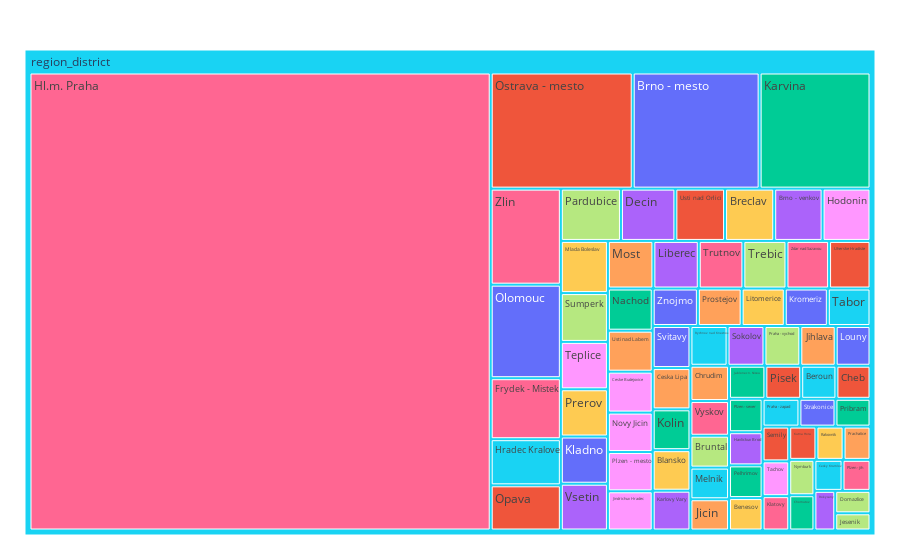

Write notebook code for a chart like this one.
### Code cell
df = px.data.gapminder().query("year == 2007")
fig = px.treemap(base_table, path=[px.Constant("region_district"), 'district_name_district'], values='inhabitants_district',
                  color='district_name_district',
                  color_continuous_scale='RdBu',
                  color_continuous_midpoint=np.average(base_table['inhabitants_district'], weights=base_table['inhabitants_district']))
fig.update_layout(margin = dict(t=50, l=25, r=25, b=25))
fig.show()

### Figure 1 — Plotly figure (JSON) as saved in the notebook; plotly's stock layout.template omitted (floating-point values rounded to 4 significant figures)
{"data": [{"branchvalues": "total", "customdata": [["Znojmo"], ["Opava"], ["Pelhrimov"], ["Rokycany"], ["Prostejov"], ["Praha - zapad"], ["Klatovy"], ["Praha - vychod"], ["Jindrichuv Hradec"], ["Prerov"], ["Svitavy"], ["Pisek"], ["Plzen - sever"], ["Vsetin"], ["Most"], ["Tabor"], ["Hl.m. Praha"], ["Pardubice"], ["Plzen - mesto"], ["Blansko"], ["Louny"], ["Kutna Hora"], ["Pribram"], ["Karlovy Vary"], ["Jicin"], ["Beroun"], ["Zlin"], ["Sumperk"], ["Hodonin"], ["Breclav"], ["Brno - mesto"], ["Usti nad Orlici"], ["Chomutov"], ["Havlickuv Brod"], ["Prachatice"], ["Hradec Kralove"], ["Frydek - Mistek"], ["Jesenik"], ["Novy Jicin"], ["Litomerice"], ["Kromeriz"], ["Uherske Hradiste"], ["Karvina"], ["Brno - venkov"], ["Jihlava"], ["Melnik"], ["Trutnov"], ["Nymburk"], ["Ceske Budejovice"], ["Benesov"], ["Strakonice"], ["Semily"], ["Nachod"], ["Decin"], ["Chrudim"], ["Rychnov nad Kneznou"], ["Zdar nad Sazavou"], ["Domazlice"], ["Tachov"], ["Mlada Boleslav"], ["Kladno"], ["Cheb"], ["Kolin"], ["Sokolov"], ["Ceska Lipa"], ["Cesky Krumlov"], ["Plzen - jih"], ["Trebic"], ["Teplice"], ["Rakovnik"], ["Olomouc"], ["Ostrava - mesto"], ["Jablonec n. Nisou"], ["Liberec"], ["Usti nad Labem"], ["(?)"], ["Vyskov"], ["Bruntal"]], "domain": {"x": [0, 1], "y": [0, 1]}, "hovertemplate": "labels=%{label}<br>inhabitants_district=%{value}<br>parent=%{parent}<br>id=%{id}<br>district_name_district=%{customdata[0]}<extra></extra>", "ids": ["region_district/Znojmo", "region_district/Opava", "region_district/Pelhrimov", "region_district/Rokycany", "region_district/Prostejov", "region_district/Praha - zapad", "region_district/Klatovy", "region_district/Praha - vychod", "region_district/Jindrichuv Hradec", "region_district/Prerov", "region_district/Svitavy", "region_district/Pisek", "region_district/Plzen - sever", "region_district/Vsetin", "region_district/Most", "region_district/Tabor", "region_district/Hl.m. Praha", "region_district/Pardubice", "region_district/Plzen - mesto", "region_district/Blansko", "region_district/Louny", "region_district/Kutna Hora", "region_district/Pribram", "region_district/Karlovy Vary", "region_district/Jicin", "region_district/Beroun", "region_district/Zlin", "region_district/Sumperk", "region_district/Hodonin", "region_district/Breclav", "region_district/Brno - mesto", "region_district/Usti nad Orlici", "region_district/Chomutov", "region_district/Havlickuv Brod", "region_district/Prachatice", "region_district/Hradec Kralove", "region_district/Frydek - Mistek", "region_district/Jesenik", "region_district/Novy Jicin", "region_district/Litomerice", "region_district/Kromeriz", "region_district/Uherske Hradiste", "region_district/Karvina", "region_district/Brno - venkov", "region_district/Jihlava", "region_district/Melnik", "region_district/Trutnov", "region_district/Nymburk", "region_district/Ceske Budejovice", "region_district/Benesov", "region_district/Strakonice", "region_district/Semily", "region_district/Nachod", "region_district/Decin", "region_district/Chrudim", "region_district/Rychnov nad Kneznou", "region_district/Zdar nad Sazavou", "region_district/Domazlice", "region_district/Tachov", "region_district/Mlada Boleslav", "region_district/Kladno", "region_district/Cheb", "region_district/Kolin", "region_district/Sokolov", "region_district/Ceska Lipa", "region_district/Cesky Krumlov", "region_district/Plzen - jih", "region_district/Trebic", "region_district/Teplice", "region_district/Rakovnik", "region_district/Olomouc", "region_district/Ostrava - mesto", "region_district/Jablonec n. Nisou", "region_district/Liberec", "region_district/Usti nad Labem", "region_district", "region_district/Vyskov", "region_district/Bruntal"], "labels": ["Znojmo", "Opava", "Pelhrimov", "Rokycany", "Prostejov", "Praha - zapad", "Klatovy", "Praha - vychod", "Jindrichuv Hradec", "Prerov", "Svitavy", "Pisek", "Plzen - sever", "Vsetin", "Most", "Tabor", "Hl.m. Praha", "Pardubice", "Plzen - mesto", "Blansko", "Louny", "Kutna Hora", "Pribram", "Karlovy Vary", "Jicin", "Beroun", "Zlin", "Sumperk", "Hodonin", "Breclav", "Brno - mesto", "Usti nad Orlici", "Chomutov", "Havlickuv Brod", "Prachatice", "Hradec Kralove", "Frydek - Mistek", "Jesenik", "Novy Jicin", "Litomerice", "Kromeriz", "Uherske Hradiste", "Karvina", "Brno - venkov", "Jihlava", "Melnik", "Trutnov", "Nymburk", "Ceske Budejovice", "Benesov", "Strakonice", "Semily", "Nachod", "Decin", "Chrudim", "Rychnov nad Kneznou", "Zdar nad Sazavou", "Domazlice", "Tachov", "Mlada Boleslav", "Kladno", "Cheb", "Kolin", "Sokolov", "Ceska Lipa", "Cesky Krumlov", "Plzen - jih", "Trebic", "Teplice", "Rakovnik", "Olomouc", "Ostrava - mesto", "Jablonec n. Nisou", "Liberec", "Usti nad Labem", "region_district", "Vyskov", "Bruntal"], "marker": {"colors": ["#636efa", "#EF553B", "#00cc96", "#ab63fa", "#FFA15A", "#19d3f3", "#FF6692", "#B6E880", "#FF97FF", "#FECB52", "#636efa", "#EF553B", "#00cc96", "#ab63fa", "#FFA15A", "#19d3f3", "#FF6692", "#B6E880", "#FF97FF", "#FECB52", "#636efa", "#EF553B", "#00cc96", "#ab63fa", "#FFA15A", "#19d3f3", "#FF6692", "#B6E880", "#FF97FF", "#FECB52", "#636efa", "#EF553B", "#00cc96", "#ab63fa", "#FFA15A", "#19d3f3", "#FF6692", "#B6E880", "#FF97FF", "#FECB52", "#636efa", "#EF553B", "#00cc96", "#ab63fa", "#FFA15A", "#19d3f3", "#FF6692", "#B6E880", "#FF97FF", "#FECB52", "#636efa", "#EF553B", "#00cc96", "#ab63fa", "#FFA15A", "#19d3f3", "#FF6692", "#B6E880", "#FF97FF", "#FECB52", "#636efa", "#EF553B", "#00cc96", "#ab63fa", "#FFA15A", "#19d3f3", "#FF6692", "#B6E880", "#FF97FF", "#FECB52", "#636efa", "#EF553B", "#00cc96", "#ab63fa", "#FFA15A", "#19d3f3", "#FF6692", "#B6E880"]}, "name": "", "parents": ["region_district", "region_district", "region_district", "region_district", "region_district", "region_district", "region_district", "region_district", "region_district", "region_district", "region_district", "region_district", "region_district", "region_district", "region_district", "region_district", "region_district", "region_district", "region_district", "region_district", "region_district", "region_district", "region_district", "region_district", "region_district", "region_district", "region_district", "region_district", "region_district", "region_district", "region_district", "region_district", "region_district", "region_district", "region_district", "region_district", "region_district", "region_district", "region_district", "region_district", "region_district", "region_district", "region_district", "region_district", "region_district", "region_district", "region_district", "region_district", "region_district", "region_district", "region_district", "region_district", "region_district", "region_district", "region_district", "region_district", "region_district", "region_district", "region_district", "region_district", "region_district", "region_district", "region_district", "region_district", "region_district", "region_district", "region_district", "region_district", "region_district", "region_district", "region_district", "region_district", "region_district", "region_district", "region_district", "", "region_district", "region_district"], "type": "treemap", "values": [2626600, 4914729, 1703426, 1279992, 2544789, 1588377, 1420112, 2210016, 2723999, 3450800, 2462616, 1838174, 1740984, 3416535, 3357060, 2480328, 327747216, 4877400, 2727184, 2374042, 2146300, 1403334, 1510180, 2329457, 1870008, 1805568, 10446247, 3566332, 3886896, 3987360, 22866630, 4031348, 1377596, 1726326, 1388556, 5017474, 6636592, 942062, 2740859, 2508132, 2504033, 3059448, 19977090, 3926050, 2183280, 1894500, 3292569, 1382848, 2842976, 1688796, 1554212, 1438015, 2930434, 4414641, 2112120, 2289695, 3145800, 1226400, 1436764, 3810210, 3447539, 1748380, 2390400, 2275488, 2416334, 1352308, 1345960, 3183219, 3459186, 1401946, 10175490, 25585730, 1864128, 3351957, 2847600, 597612466, 2076312, 1908972]}], "layout": {"legend": {"tracegroupgap": 0}, "margin": {"b": 25, "l": 25, "r": 25, "t": 50}}}
